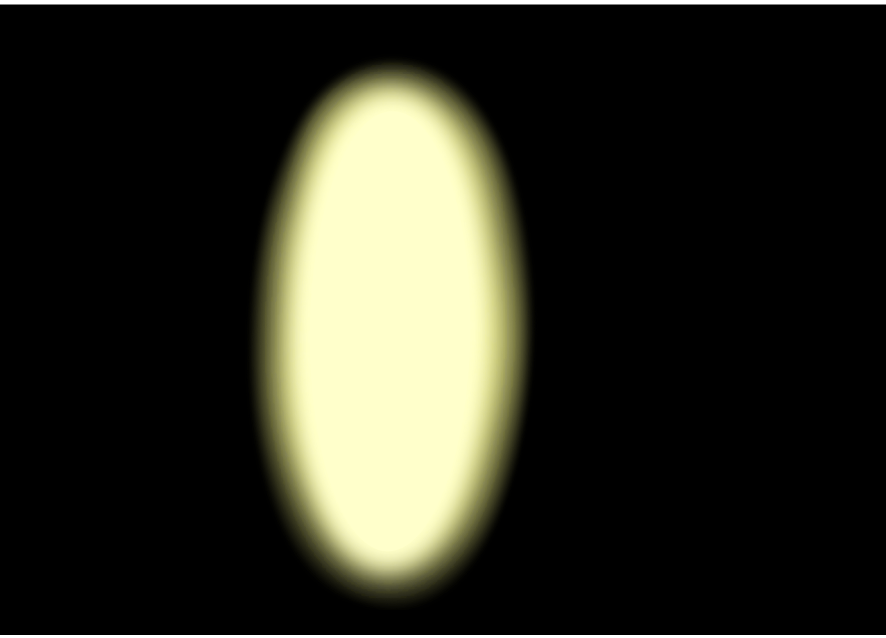
#> input picture assets/dumb.png, 1772 x 1275 px (shown at 1/2 size); its folder holds only this picture in this run
$ python process_sprites.py . --output out
#> lines starting #> are read from the running program, lines starting #| are printed output that depends on the picture
#!/usr/bin/env python3
"""
Process sprite images by splitting them left/right, resizing, and cropping.
For each input image, creates left (L) and right (R) variants at 480x800.
"""

import argparse
from PIL import Image
import os
import glob


def process_image(input_path, output_dir):
    """
    Process a single image:
    1. Split into left and right halves (each 1920px wide)
    2. Resize each half to height=800px (maintaining aspect ratio)
    3. Crop symmetrically from left/right edges to width=480px

    Args:
        input_path: Path to input image
        output_dir: Directory to save output files

    Returns:
        Tuple of (left_output_path, right_output_path)
    """
#> called with input_path = './dumb.png', output_dir = 'out'
    # Load image
    img = Image.open(input_path)
#> img is the input picture: PIL image 1772x1275 RGBA; mean R, G, B, A 43.2, 43.2, 32.2, 252.2
    width, height = img.size
#> width = 1772; height = 1275

    # Get base filename without extension
    basename = os.path.splitext(os.path.basename(input_path))[0]

    print(f"Processing {basename}: {width}x{height}")
#| Processing dumb: 1772x1275

    # Split into left and right halves
    mid_x = width // 2
#> mid_x = 886
    left_half = img.crop((0, 0, mid_x, height))
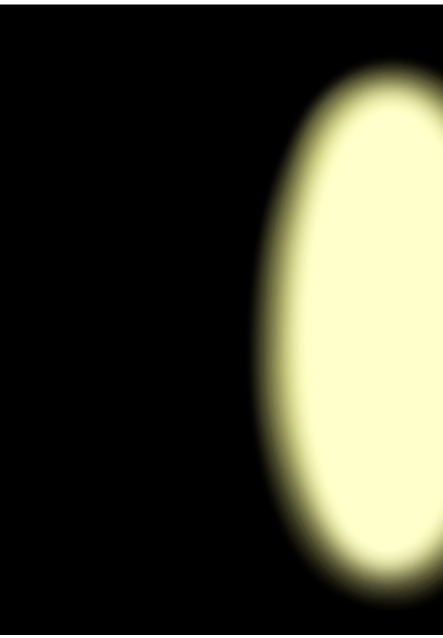
#> left_half: PIL image 886x1275 RGBA (shown at 1/2 size); mean R, G, B, A 65.8, 65.8, 50, 252.2; transparent parts drawn white
    right_half = img.crop((mid_x, 0, width, height))
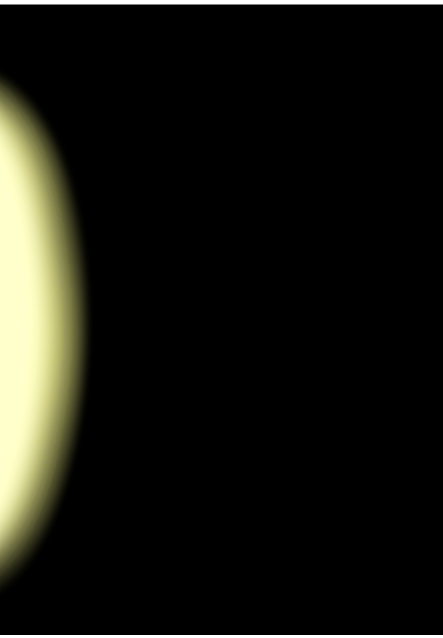
#> right_half: PIL image 886x1275 RGBA (shown at 1/2 size); mean R, G, B, A 20.6, 20.6, 14.5, 252.2; transparent parts drawn white

    print(f"  Split into halves: {left_half.size[0]}x{left_half.size[1]} each")
#|   Split into halves: 886x1275 each

    # Process left half
    left_processed = resize_and_crop(left_half, target_height=800, target_width=480)
    left_output = os.path.join(output_dir, f"{basename}L.png")
    left_processed.save(left_output)
    print(f"  Saved left: {left_output} ({left_processed.size[0]}x{left_processed.size[1]})")

    # Process right half
    right_processed = resize_and_crop(right_half, target_height=800, target_width=480)
    right_output = os.path.join(output_dir, f"{basename}R.png")
    right_processed.save(right_output)
    print(f"  Saved right: {right_output} ({right_processed.size[0]}x{right_processed.size[1]})")

    return left_output, right_output


def resize_and_crop(img, target_height, target_width):
    """
    Resize image to target height, then crop symmetrically to target width.

    Args:
        img: PIL Image
        target_height: Desired height in pixels
        target_width: Desired width in pixels

    Returns:
        Processed PIL Image
    """
#> called with target_height = 800, target_width = 480
    # Resize to target height while maintaining aspect ratio
    current_width, current_height = img.size
#> current_width = 886; current_height = 1275
    scale_factor = target_height / current_height
#> scale_factor = 0.627
    new_width = int(current_width * scale_factor)
#> new_width = 555

    resized = img.resize((new_width, target_height), Image.LANCZOS)
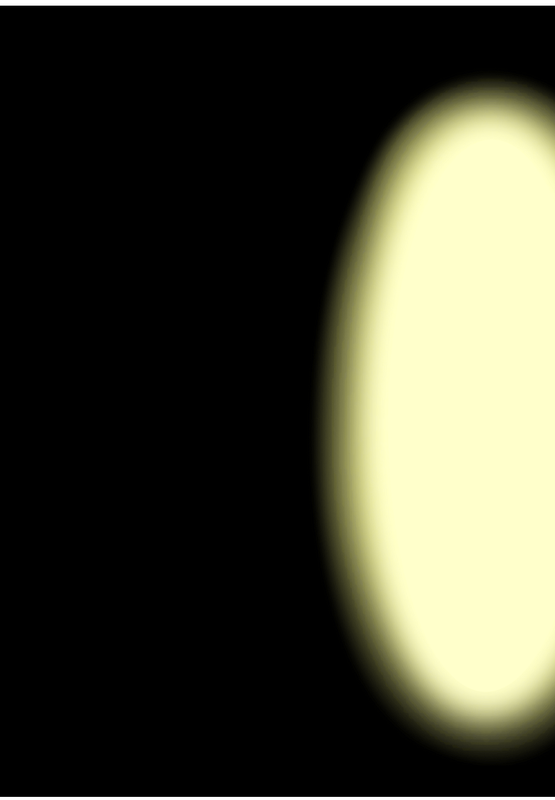
#> resized: PIL image 555x800 RGBA; mean R, G, B, A 65.8, 65.8, 50, 252.2; transparent parts drawn white

    # Crop symmetrically from left and right to reach target width
    if new_width > target_width:
        # Calculate how much to crop from each side
        crop_total = new_width - target_width
#> crop_total = 75
        crop_left = crop_total // 2
#> crop_left = 37
        crop_right = crop_left + target_width
#> crop_right = 517

        cropped = resized.crop((crop_left, 0, crop_right, target_height))
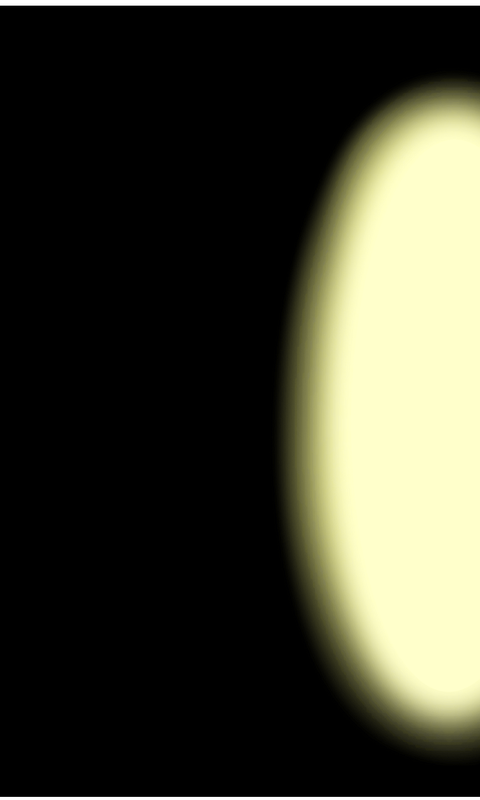
#> cropped: PIL image 480x800 RGBA; mean R, G, B, A 61, 61, 46.1, 252.2; transparent parts drawn white
        return cropped
    else:
        # Image is already narrower than target, return as-is
        # (or could pad, but spec assumes it will be wider)
        return resized


def process_directory(input_dir, output_dir):
    """
    Process all PNG files in the input directory.

    Args:
        input_dir: Directory containing input PNG files
        output_dir: Directory to save output files
    """
    # Create output directory if it doesn't exist
    os.makedirs(output_dir, exist_ok=True)

    # Find all PNG files in input directory
    pattern = os.path.join(input_dir, "*.png")
    png_files = sorted(glob.glob(pattern))

    if not png_files:
        print(f"No PNG files found in {input_dir}")
        return

    print(f"Found {len(png_files)} PNG files to process\n")

    # Process each file
    for i, png_file in enumerate(png_files, 1):
        print(f"[{i}/{len(png_files)}]")
        process_image(png_file, output_dir)
#|   Saved left: out/dumbL.png (480x800)
#> call 2 of resize_and_crop, with target_height = 800, target_width = 480
#> in resize_and_crop (call 2), `resized = img.resize((new_width, target_height), Image.LANCZOS)`:
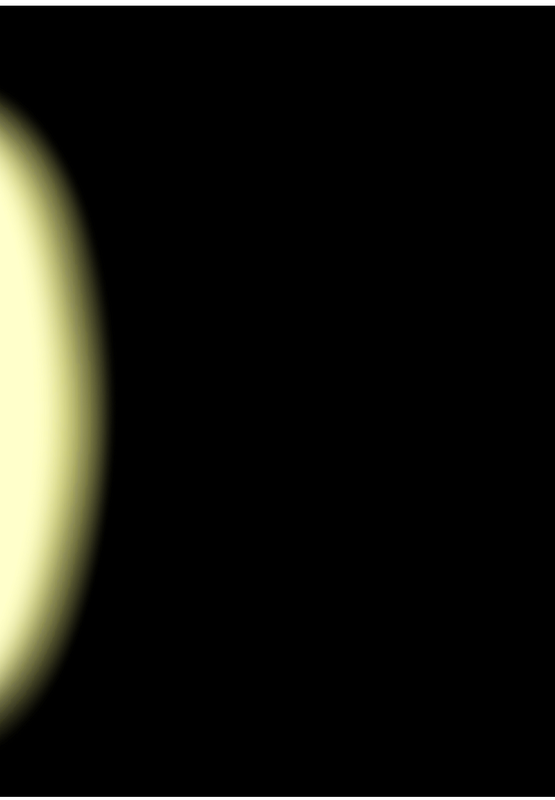
#> resized: PIL image 555x800 RGBA; mean R, G, B, A 20.6, 20.6, 14.5, 252.2; transparent parts drawn white
#> in resize_and_crop (call 2), `cropped = resized.crop((crop_left, 0, crop_right, target_height))`:
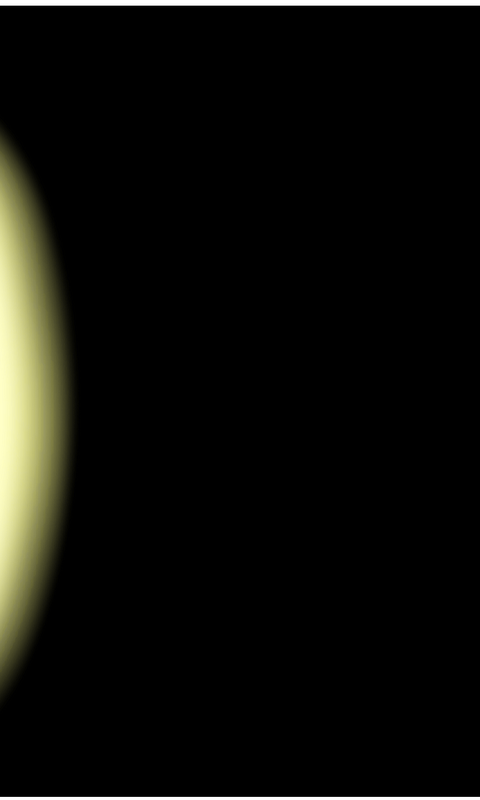
#> cropped: PIL image 480x800 RGBA; mean R, G, B, A 11, 11, 7.1, 252.2; transparent parts drawn white
#|   Saved right: out/dumbR.png (480x800)
        print()

    print(f"Successfully processed {len(png_files)} images")
    print(f"Created {len(png_files) * 2} output files in {output_dir}")


def main():
    parser = argparse.ArgumentParser(
        description="Split, resize, and crop sprite images. "
                    "Each input creates left (L) and right (R) outputs at 480x800."
    )
    parser.add_argument(
        "input_dir",
        help="Input directory containing PNG files"
    )
    parser.add_argument(
        "-o", "--output",
        required=True,
        help="Output directory for processed images"
    )

    args = parser.parse_args()

    if not os.path.isdir(args.input_dir):
        print(f"Error: Input directory '{args.input_dir}' not found")
        return 1

    process_directory(args.input_dir, args.output)
    return 0


if __name__ == "__main__":
    exit(main())
#> (the program exits here)
